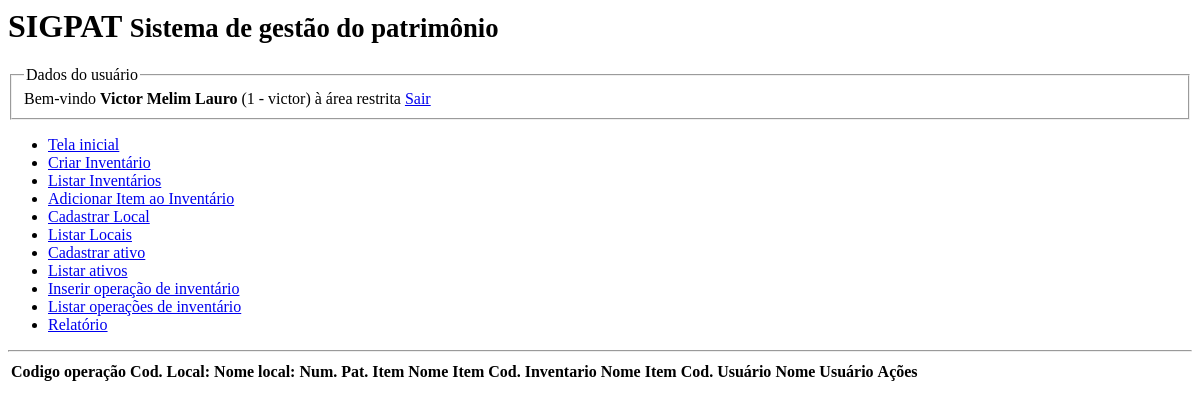
/modulos/operacoes_inventarios/listar_operacoes.php (signed in), run on an earlier commit of the app's database.
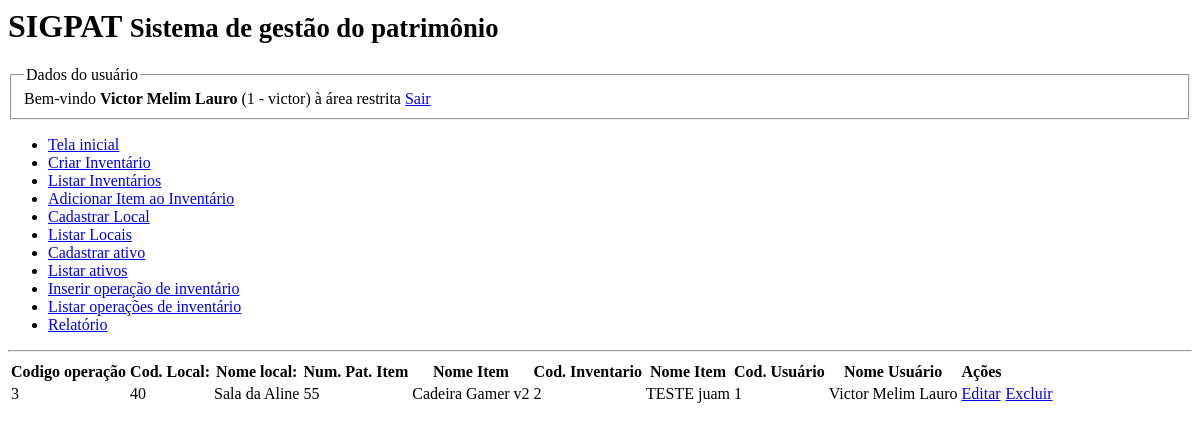
And on a later commit of the database.
### tables this page shows
CREATE TABLE `operacoes_inventarios` (
  `cod_operacoes_inventarios` int NOT NULL,
  `cod_local` int NOT NULL,
  `cod_inventario` int NOT NULL,
  `numpat_item` int NOT NULL,
  `cod_usuario` int NOT NULL
);

CREATE TABLE `locais` (
  `cod_local` int NOT NULL,
  `nome_local` varchar(45) NOT NULL
);

CREATE TABLE `itens` (
  `cod_item` int NOT NULL,
  `numpat_item` int NOT NULL,
  `cod_local` int DEFAULT NULL,
  `nome_item` varchar(255) DEFAULT NULL,
  `preco_item` decimal(10,2) DEFAULT NULL
);

CREATE TABLE `inventarios` (
  `cod_inventario` int NOT NULL,
  `nome_inventario` varchar(45) NOT NULL
);

CREATE TABLE `usuarios` (
  `cod_usuario` int NOT NULL,
  `nome` varchar(100) DEFAULT NULL,
  `username` varchar(45) DEFAULT NULL,
  `senha` varchar(100) DEFAULT NULL
);

### DAO/MySQL.php (called while the page is built)
<?php
class Mysql extends PDO {
    private $host = "localhost";
    private $usuario="aula01tiagoas";
    private $senha="aula01tiagoas";
    private $db="aula01tiagoas";
    private $opcoes = array(PDO::ATTR_ERRMODE => PDO::ERRMODE_EXCEPTION);
    public function __construct()
    {
        $dsn = "mysql:host=" . $this->host . ";dbname=" . $this->db;
        return parent::__construct($dsn, $this->usuario, $this->senha, $this->opcoes);
    }
}

### DAO/OperacaoInventarioDAO.php (called while the page is built, shortened)
<?php
class OperacaoInventarioDAO {
    private $conexao;
    public function __construct()
    {
        include_once 'MySQL.php';
        $this->conexao = new Mysql();
    }
    public function getAllRows() {
        $stmt = $this->conexao->prepare("SELECT  cod_operacoes_inventarios, b.cod_local, b.nome_local, c.numpat_item, c.nome_item, d.cod_inventario, d.nome_inventario, e.cod_usuario, e.nome
        FROM operacoes_inventarios as A
        INNER JOIN locais as B on a.cod_local= b.cod_local
        INNER JOIN itens  as C on a.numpat_item = c.numpat_item
        INNER JOIN inventarios  as D on a.cod_inventario = d.cod_inventario
        INNER JOIN usuarios  as E on a.cod_usuario = e.cod_usuario");
        $stmt->execute();
        $arr_inventarios = array();
        while ($row = $stmt->fetchObject()) {
            $arr_inventarios[] = $row;
        }
        return $arr_inventarios;
    }
}
?>

### modulos/operacoes_inventarios/listar_operacoes.php (the view, shortened to what this page needs)
<?php
try {
    include "../../DAO/OperacaoInventarioDAO.php";
    $OperacaoInventario_dao = new OperacaoInventarioDAO();
    $lista_OperacaoInventario = $OperacaoInventario_dao->getAllRows();
    $total_itens = count($lista_OperacaoInventario);
} catch(Exception $e) {
    echo $e->getMessage();
}
?>
<html>
    <head>
    </head>
    <body>
        <?php include '../../includes/cabecalho.php' ?>
        <main>
        <table>
                <thead>
                    <tr>
                        <th>Codigo operação</th>
                        <th>Cod. Local:</th>
                        <th>Nome local:</th>
                        <th>Num. Pat. Item</th>
                        <th>Nome Item</th>
                        <th>Cod. Inventario</th>
                        <th>Nome Item</th>
                        <th>Cod. Usuário</th>
                        <th>Nome Usuário</th>
                        <th>Ações</th>
                    </tr>
                </thead>
                <tbody>
                    <?php for($i=0; $i<$total_itens; $i++): ?>
                    <tr>
                        <td> <?= $lista_OperacaoInventario[$i]->cod_operacoes_inventarios ?> </td>
                        <td> <?= $lista_OperacaoInventario[$i]->cod_local ?> </td>
                        <td> <?= $lista_OperacaoInventario[$i]->nome_local ?> </td>
                        <td> <?= $lista_OperacaoInventario[$i]->numpat_item ?> </td>
                        <td> <?= $lista_OperacaoInventario[$i]->nome_item ?> </td>
                        <td> <?= $lista_OperacaoInventario[$i]->cod_inventario ?> </td>
                        <td> <?= $lista_OperacaoInventario[$i]->nome_inventario ?> </td>
                        <td> <?= $lista_OperacaoInventario[$i]->cod_usuario ?> </td>
                        <td> <?= $lista_OperacaoInventario[$i]->nome ?> </td>
                        <td>
                            <a href="cadastrar_item.php?cod_item=<?= $lista_itens[$i]->cod_item ?>">
                                Editar</a>
                        </td>
                        <td>
                            <a href="cadastrar_item.php?excluir=true&cod_item=<?= $lista_itens[$i]->cod_item ?>">
                                Excluir</a>
                        </td>
                    </tr>
                    <?php endfor ?>
                </tbody>
            </table>

What changed in the data, as far as the page shows it:
added operacoes_inventarios: cod_operacoes_inventarios "3", cod_local.cod_local "40", cod_local.nome_local "Sala da Aline", itens.numpat_item "55", itens.nome_item "Cadeira Gamer v2", cod_inventario.cod_inventario "2", cod_inventario.nome_inventario "TESTE juam", cod_usuario.cod_usuario "1", cod_usuario.nome "Victor Melim Lauro"
